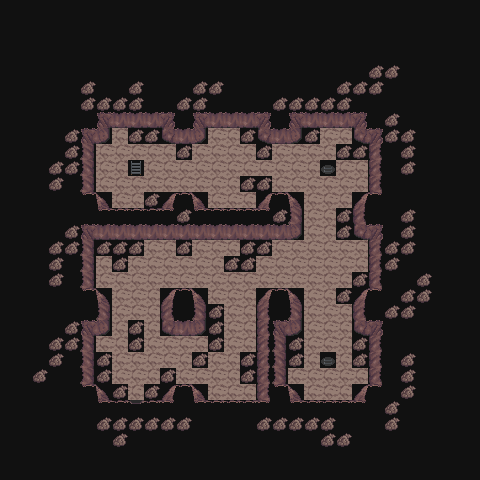

A level layout from a 2D game, rendered from its tile map. Below: a short description, then the map file with tile-grid data replaced by summaries:
An orthogonal 30x30 tile map with 16x16 px tiles, 10 tile layers (other, Dirt, Grass, LedgesRight, ...), 1 hidden layer not drawn, 6 tilesets and 8 objects (4x door, 4x bot).

<map version="1.0" orientation="orthogonal" width="30" height="30" tilewidth="16" tileheight="16">
 <tileset firstgid="1" source="../../../../tileset/terra.tsx" />
 <tileset firstgid="1025" source="../../../../tileset/wood.tsx" />
 <tileset firstgid="2049" source="../../../../tileset/rename.tsx" />
 <tileset firstgid="3073" source="../../../../tileset/building-small.tsx" />
 <tileset firstgid="4097" source="../../../../tileset/animation.tsx" />
 <tileset firstgid="5121" source="../../../../tileset/invisible.tsx" />
 <layer name="Walkable" width="30" height="30" visible="0">
  <data>[900 cells, 900 non-empty, 1 distinct tile ids]</data>
 </layer>
 <layer name="other" width="30" height="30">
  <data>[900 cells, 3 non-empty, 2 distinct tile ids]</data>
 </layer>
 <layer name="Dirt" width="30" height="30">
  <data>[900 cells, 0 non-empty, 0 distinct tile ids]</data>
 </layer>
 <layer name="Grass" width="30" height="30">
  <data>[900 cells, 163 non-empty, 1 distinct tile ids]</data>
 </layer>
 <layer name="LedgesRight" width="30" height="30">
  <data>[900 cells, 0 non-empty, 0 distinct tile ids]</data>
 </layer>
 <layer name="LedgesLeft" width="30" height="30">
  <data>[900 cells, 0 non-empty, 0 distinct tile ids]</data>
 </layer>
 <layer name="LedgesBottom" width="30" height="30">
  <data>[900 cells, 0 non-empty, 0 distinct tile ids]</data>
 </layer>
 <layer name="Water" width="30" height="30">
  <data>[900 cells, 0 non-empty, 0 distinct tile ids]</data>
 </layer>
 <layer name="other" width="30" height="30">
  <data>[900 cells, 0 non-empty, 0 distinct tile ids]</data>
 </layer>
 <layer name="Collisions" width="30" height="30">
  <data>[900 cells, 250 non-empty, 14 distinct tile ids]</data>
 </layer>
 <layer name="WalkBehind" width="30" height="30">
  <data>[900 cells, 900 non-empty, 1 distinct tile ids]</data>
 </layer>
 <objectgroup name="Moving" width="30" height="30">
  <object name="door" type="door" gid="5123" x="128" y="416">
   <properties>
    <property name="map" value="3.14g" />
    <property name="x" value="8" />
    <property name="y" value="5" />
   </properties>
  </object>
  <object name="door" type="door" gid="5123" x="320" y="176">
   <properties>
    <property name="map" value="3.14e" />
    <property name="x" value="20" />
    <property name="y" value="10" />
   </properties>
  </object>
  <object name="door" type="door" gid="5123" x="128" y="176">
   <properties>
    <property name="map" value="3.14b" />
    <property name="x" value="20" />
    <property name="y" value="10" />
   </properties>
  </object>
  <object name="door" type="door" gid="5123" x="320" y="368">
   <properties>
    <property name="map" value="3.14f" />
    <property name="x" value="20" />
    <property name="y" value="22" />
   </properties>
  </object>
 </objectgroup>
 <objectgroup name="Object" width="30" height="30">
  <object name="bot" type="bot" gid="5123" x="176" y="288">
   <properties>
    <property name="file" value="../../bots-fights" />
    <property name="id" value="7097" />
    <property name="lookAt" value="top" />
    <property name="skin" value="miner" />
   </properties>
  </object>
  <object name="bot" type="bot" gid="5123" x="208" y="144">
   <properties>
    <property name="file" value="../../bots-fights" />
    <property name="id" value="7096" />
    <property name="lookAt" value="bottom" />
    <property name="skin" value="terranite" />
   </properties>
  </object>
  <object name="bot" type="bot" gid="5123" x="240" y="320">
   <properties>
    <property name="file" value="../../bots-fights" />
    <property name="id" value="7098" />
    <property name="lookAt" value="left" />
    <property name="skin" value="miner" />
   </properties>
  </object>
  <object name="bot" type="bot" gid="5123" x="336" y="208">
   <properties>
    <property name="file" value="../../bots-fights" />
    <property name="id" value="7097" />
    <property name="lookAt" value="left" />
    <property name="skin" value="terranite" />
   </properties>
  </object>
 </objectgroup>
</map>
